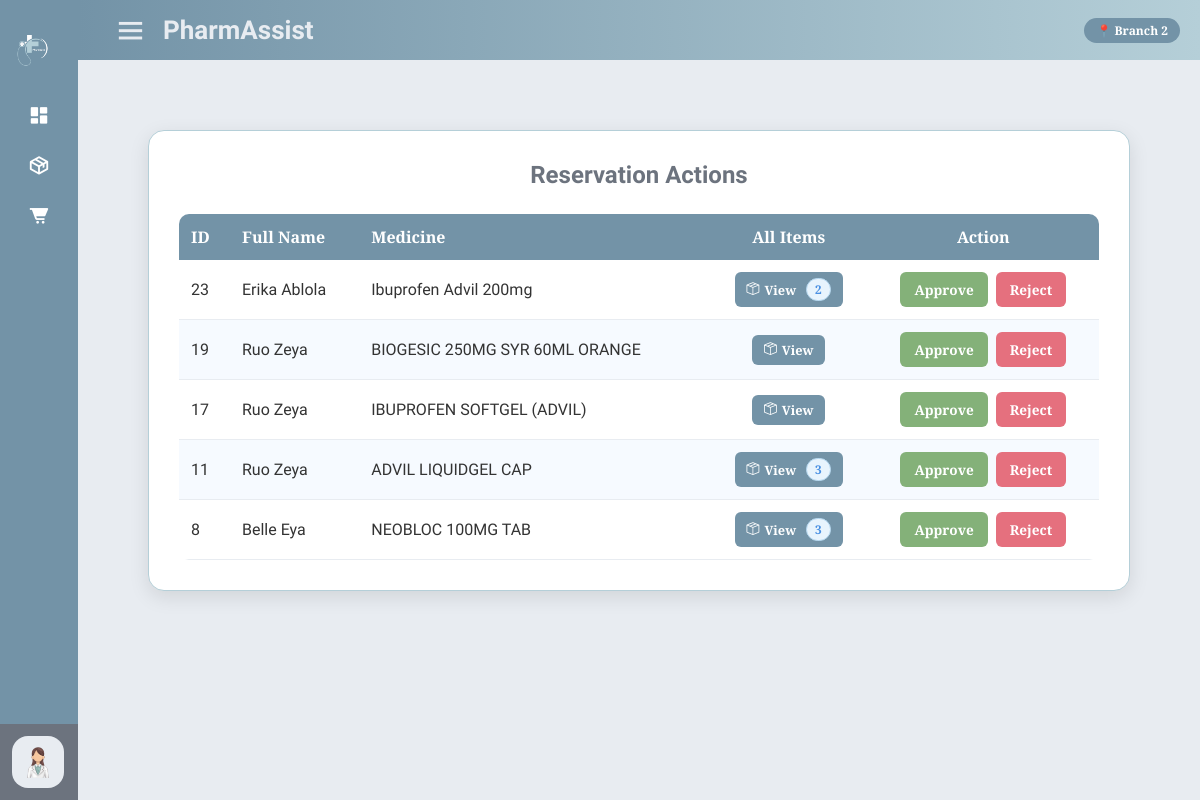
/transaction_action.php (signed in), run on the app's committed database.
### tables this page shows
CREATE TABLE `users` (
  `user_id` int(11) NOT NULL,
  `email` varchar(100) NOT NULL,
  `password` varchar(255) NOT NULL,
  `role` enum('manager1','manager2','p_assistant1','p_assistant2','p_technician1','p_technician2','ceo','customer') DEFAULT 'customer',
  `first_name` varchar(100) DEFAULT NULL,
  `last_name` varchar(100) DEFAULT NULL,
  `username` varchar(50) NOT NULL,
  `id_photo` varchar(255) DEFAULT NULL,
  `id_verified` enum('pending','approved','rejected') DEFAULT 'pending',
  `id_rejected_reason` text DEFAULT NULL,
  `email_verified` tinyint(1) DEFAULT 0,
  `is_active` tinyint(1) DEFAULT 0,
  `id_verification_status` enum('pending','approved','rejected') DEFAULT 'pending',
  `branch_id` int(11) DEFAULT NULL
);

CREATE TABLE `reservations` (
  `reservation_id` int(11) NOT NULL,
  `user_id` int(11) NOT NULL,
  `first_name` varchar(255) DEFAULT NULL,
  `last_name` varchar(255) DEFAULT NULL,
  `medicine` varchar(100) DEFAULT NULL,
  `price` decimal(10,2) DEFAULT NULL,
  `quantity` int(11) DEFAULT NULL,
  `notes` text DEFAULT NULL,
  `contact_no` varchar(20) NOT NULL,
  `prescription` varchar(255) DEFAULT NULL,
  `discount` varchar(255) DEFAULT NULL,
  `email` varchar(100) NOT NULL,
  `date_reserved` datetime NOT NULL DEFAULT current_timestamp(),
  `time_slot` varchar(50) NOT NULL,
  `status` enum('Pending','Approved','Rejected') DEFAULT 'Pending',
  `code` varchar(50) DEFAULT NULL,
  `remarks` text DEFAULT NULL,
  `is_deleted` tinyint(1) DEFAULT 0,
  `created_at` timestamp NOT NULL DEFAULT current_timestamp(),
  `branch_id` int(11) DEFAULT NULL,
  `id_upload` varchar(255) DEFAULT NULL
);

### check_role.php (called while the page is built, shortened)
<?php
function getUserInfo($user_id) {
    global $conn;
    $query = "SELECT * FROM users WHERE user_id = ?";
    $stmt = $conn->prepare($query);
    $stmt->bind_param("i", $user_id);
    $stmt->execute();
    $result = $stmt->get_result();
    $userInfo = $result->fetch_assoc();
    return $userInfo;
}
?>

### transaction_action.php (the view, shortened to what this page needs)
<?php
include 'config/connection.php';
include 'admin_sidebar.php';
require_once 'check_role.php';
$userInfo = getUserInfo($_SESSION['id']);
$branch_id = $userInfo['branch_id'] ?? null;
$branch_name = ($branch_id == 1) ? "Branch 1" : "Branch 2";
$stmt = $conn->prepare("SELECT * FROM reservations WHERE status='Pending' AND branch_id = ? ORDER BY created_at DESC");
$stmt->bind_param("i", $branch_id);
$stmt->execute();
$result = $stmt->get_result();
$allRows = $result->fetch_all(MYSQLI_ASSOC);
$groupedByCode = [];
foreach ($allRows as $row) {
    $code = $row['code'] ?? 'NO_CODE';
    $groupedByCode[$code][] = $row;
}
$seenCodes = [];
$displayRows = [];
foreach ($allRows as $row) {
    $code = $row['code'] ?? null;
    if ($code && in_array($code, $seenCodes)) continue;
    if ($code) $seenCodes[] = $code;
    $displayRows[] = $row;
}
?>
<!DOCTYPE html>
<html lang="en">
<head>
    <link rel="stylesheet" href="plugins/admin_sidebar.css?v=2">
    <link rel="stylesheet" href="dashboard/dashboard.css?v=2">
    <link href="https://cdn.jsdelivr.net/npm/bootstrap-icons@1.13.1/font/bootstrap-icons.css" rel="stylesheet">
    <link href="https://unpkg.com/boxicons@2.0.7/css/boxicons.min.css" rel="stylesheet">
</head>
<body>
    <section class="home-section">
        <div class="home-content">
            <i class='bx bx-menu'></i>
            <span class="text">PharmAssist</span>
            <span class="branch-badge">📍 <?= $branch_name ?></span>
        </div>
        <div class="table-container">
            <h2 style="font-family: 'Bricolage Grotesque';">Reservation Actions</h2>
            <table>
                <thead>
                    <tr>
                        <th>ID</th>
                        <th>Full Name</th>
                        <th>Medicine</th>
                        <th>All Items</th>
                        <th>Action</th>
                    </tr>
                </thead>
                <tbody id="reservationTable">
                    <?php if (!empty($displayRows)): ?>
                        <?php foreach ($displayRows as $row): ?>
                        <?php
                            $code = $row['code'] ?? null;
                            $groupItems = $code ? ($groupedByCode[$code] ?? [$row]) : [$row];
                            $itemCount = count($groupItems);
                            $groupJson = htmlspecialchars(json_encode($groupItems), ENT_QUOTES, 'UTF-8');
                        ?>
                        <tr id="row-<?= $row['reservation_id'] ?>" data-code="<?= htmlspecialchars($code ?? '') ?>">
                            <td><?= $row['reservation_id'] ?></td>
                            <td><?= htmlspecialchars(trim(($row['first_name'] ?? '') . ' ' . ($row['last_name'] ?? ''))) ?></td>
                            <td><?= htmlspecialchars($row['medicine']) ?></td>
                            <td>
                                <button class="btn-items" onclick='openItemsModal(<?= $groupJson ?>)'>
                                    <i class="bi bi-box-seam"></i> View
                                    <?php if ($itemCount > 1): ?>
                                        <span class="item-count-badge"><?= $itemCount ?></span>
                                    <?php endif; ?>
                                </button>
                            </td>
                            <td>
                                <button class="btn approve" onclick="updateStatus('<?= htmlspecialchars($code ?? $row['reservation_id']) ?>', 'approve', <?= $itemCount ?>)">Approve</button>
                                <button style="background-color: #E5707E" class="btn reject"  onclick="updateStatus('<?= htmlspecialchars($code ?? $row['reservation_id']) ?>', 'reject',  <?= $itemCount ?>)">Reject</button>
                            </td>
                        </tr>
                        <?php endforeach; ?>
                    <?php endif; ?>
                </tbody>
            </table>
        </div>
    </section>
</body>
</html>

### dashboard/dashboard.css (style rules this page uses)
* { box-sizing: border-box; margin: 0; padding: 0; }
body { background-color: #E8ECF1; font-family: "Bricolage Grotesque", sans-serif; color: #2c3e50; overflow-x: hidden; }
.home-section .home-content { height: 60px; display: flex; align-items: center; background: linear-gradient(to right, #7393A7, #B5CFD8); padding: 0 20px; position: fixed; top: 0; left: 250px; width: calc(100% - 250px); transition: all 0.4s ease; z-index: 90; }
.sidebar.close ~ .home-section .home-content { left: 78px; width: calc(100% - 78px); }
.home-section { position: relative; background: #E8ECF1; min-height: 100vh; left: 250px; width: calc(100% - 250px); transition: all 0.5s ease; padding: 100px 40px 40px 40px; }
.sidebar.close ~ .home-section { left: 78px; width: calc(100% - 78px); }

### transaction_action.php (style rules this page uses)
body { font-family: 'Tinos', serif; background-color: #E8ECF1; margin: 0; }
.home-content, .text, .section-title { color: white; font-size: 18px; font-weight: 600; font-family: 'Bricolage Grotesque', sans-serif; }
.table-container { background: white; border-radius: 16px; box-shadow: 0 6px 20px rgba(0, 0, 0, 0.1); border: 1px solid #b5cfd8; padding: 30px; margin: 30px; }
.table-container h2 { font-family: 'Tinos', serif; color: #6C737E; font-weight: 700; text-align: center; margin-bottom: 25px; }
table { width: 100%; border-collapse: separate; border-spacing: 0; background: #fff; border-radius: 10px; overflow: hidden; }
th { background-color: #7393A7; color: white; text-align: left; padding: 12px; font-weight: 600; }
th:nth-child(4), th:nth-child(5) { text-align: center; }
td:nth-child(4), td:nth-child(5) { text-align: center; }
td { padding: 12px; border-bottom: 1px solid #e8ecf1; color: #333; font-family: "Bricolage Grotesque", sans-serif; }
tr:nth-child(even) { background: #f6faff; }
.btn { padding: 8px 14px; border: none; border-radius: 6px; cursor: pointer; font-size: 0.85rem; font-weight: 600; transition: 0.3s; margin: 0 2px; }
.btn.approve { background: #84B179; color: white; }
.btn.reject { background: #C83F12; color: white; }
.btn-items { background-color: #7393A7; color: white; padding: 6px 12px; border-radius: 6px; border: none; font-size: 0.8rem; font-weight: 600; cursor: pointer; display: inline-flex; align-items: center; gap: 5px; transition: 0.3s; }
.branch-badge { background: #7393A7; color: white; padding: 4px 12px; border-radius: 20px; font-size: 12px; font-weight: 600; margin-left: auto; }
.item-count-badge { background: #e8f4fd; color: #4A90E2; border: 1px solid #b5d8f0; border-radius: 12px; padding: 2px 8px; font-size: 0.75rem; font-weight: 700; margin-left: 5px; }

### data on the page
users: branch "Branch 2"
reservations: reservation_id "23", first_name+last_name "Erika Ablola", medicine "Ibuprofen Advil 200mg", code "2"
reservations: reservation_id "19", first_name+last_name "Ruo Zeya", medicine "BIOGESIC 250MG SYR 60ML ORANGE"
reservations: reservation_id "17", first_name+last_name "Ruo Zeya", medicine "IBUPROFEN SOFTGEL (ADVIL)"
reservations: reservation_id "11", first_name+last_name "Ruo Zeya", medicine "ADVIL LIQUIDGEL CAP", code "3"
reservations: reservation_id "8", first_name+last_name "Belle Eya", medicine "NEOBLOC 100MG TAB", code "3"
